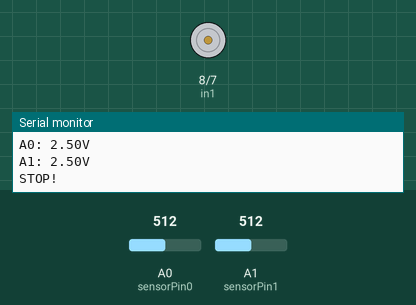
This sketch was run on a simulated Arduino Uno, built with avr-gcc and run on an emulated ATmega328P. On the bench: motor-driver pin pairs drawn as motors (green arrow = first pin HIGH = forward, orange = second pin HIGH = backward, longer = more drive, scaled by the enable pin), the last lines printed to the serial monitor. The test bench sets the inputs (shaded band); at power-on: A0 (sensorPin0) = 512, A1 (sensorPin1) = 512.

Above: at 1.8 s.
1.9 s: A0 (sensorPin0) set to 900
At 3.1 s:
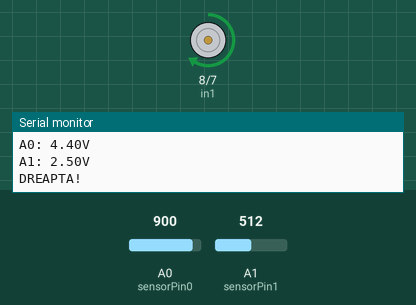
5.5 s: A0 (sensorPin0) set to 274
7.2 s: A0 (sensorPin0) set to 254
At 9.1 s:
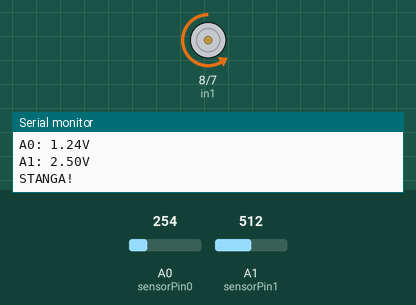
9.5 s: A0 (sensorPin0) set to 306
At 10.7 s:
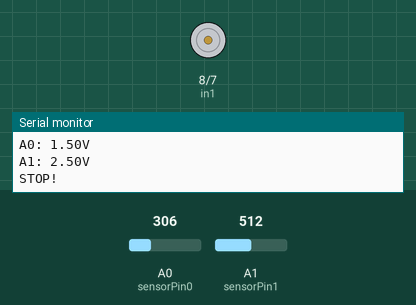
11.5 s: A0 (sensorPin0) set to 122
At 12.3 s:
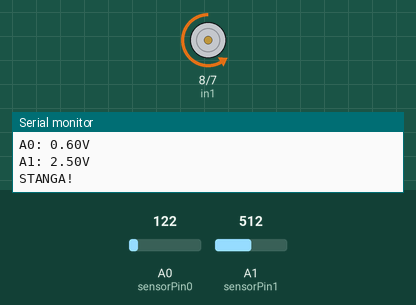
Timing chart, 0 to 15.5 s (numbered marks = the images above; inputs shaded):
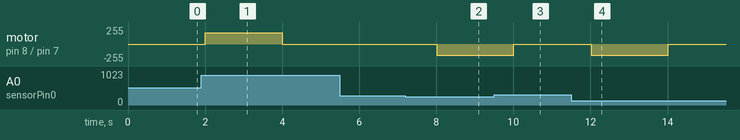

The sketch:

Miscare_panou.ino
```cpp
#define MAX_VAL 4 // Valoarea maxima a contorului ce corespunde pozitiei de +180grade a panoului solar
#define PRAG 1.20f // Valoarea in modul a pragului impus pentru miscarea panoului
#define TIMESTAMP 1000 // Cuanta de timp in milisecunde
#define SPEED 170 // Viteza motorului

int sensorPin0 = A0; // Pinul ce va primi tensiunea de la fotodioda din stanga -> pinul A0
int sensorPin1 = A1; // Pinul ce va primi tensiunea de la fotodioda din dreapta -> pinul A1

int sensorValue0; // valoarea citita de pinul A0 <=> valoarea tensiunii prin fotorezistorul din stanga
int sensorValue1; // valoarea citita de pinul A1 <=> valoarea tensiunii prin fotorezistorul din dreapta

float voltage0; // valoarea tensiunii prin fotorezistorul din stanga, convertita in volti
float voltage1; // valoarea tensiunii prin fotorezistorul din dreapta, convertita in volti

float diff; // diferenta dintre tensiunea data de fotorez din stanga si cea data de fotorez din dreapta

int contor = MAX_VAL/2; // contorul ce va exprima pozitia de la 0 la 180 grade
                        // valoarea 0 va corespunde pozitiei de 0 grade
                        // valoarea MAX_VAL va corespunde pozitiei de 180 grade

// Pinii de control pentru L298N
int enA = 9; // pinul 9
int in1 = 8; // pinul 8
int in2 = 7; // pinul 7

void setup() {

  Serial.begin(9600); // initializam seriala cu baudrate-ul specific

  // Setam toti pinii de control al L298N ca mod de operare = OUTPUT
  pinMode(enA, OUTPUT);
  pinMode(in1, OUTPUT);
  pinMode(in2, OUTPUT);
}

void loop() {

  sensorValue0 = analogRead(sensorPin0); // citim tensiunea de pe fotorez din stanga
  sensorValue1 = analogRead(sensorPin1); // citim tensiunea de pe fotorez din dreapta

  voltage0 = sensorValue0 * (5.0/1023.0); // convertim valoarea citita (tens pe fotorez din stanga), in volti
  voltage1 = sensorValue1 * (5.0/1023.0); // convertim valoarea citita (tens pe fotorez din dreapta), in volti

  // Afisam tensiunile celor doua fotorez
  Serial.print("A0: ");
  Serial.print(voltage0);
  Serial.println("V");

  Serial.print("A1: ");
  Serial.print(voltage1);
  Serial.println("V");

  // Calculam diferenta intre tensiunea care cade pe fotorez din stanga si cea care cade pe fotorez din dreapta
  diff = voltage0 - voltage1;

  // Daca diferenta trece de un anumit prag pozitiv si pozitia panoului nu a ajuns la 180 grade
  if(diff >= PRAG && contor < MAX_VAL)
  {
    Serial.println("DREAPTA!"); // Afisam string-ul "DREAPTA!" pe seriala

    // Miscam panoul catre dreapta:
    // Prin setarea starii pinului 8 la HIGH si pinului 7 la LOW, motorul se va deplasa la dreapta
    digitalWrite(in1, HIGH);
    digitalWrite(in2, LOW);
    analogWrite(enA, SPEED); // Viteza motorului

    contor++; // Crestem contorul (crestem gradele catre 180)
  }
  else if(diff <= -PRAG && contor > 0) // Daca diferenta trece de un anumit prag negativ si panoul nu este la 0 grade
  {
    Serial.println("STANGA!"); // Afisam string-ul "STANGA!" pe seriala

    // Miscam panoul catre stanga:
    // Prin setarea starii pinului 8 la LOW si pinului 7 la HIGH, motorul se va deplasa la stanga
    digitalWrite(in1, LOW);
    digitalWrite(in2, HIGH);
    analogWrite(enA, SPEED); // Viteza motorului

    contor--; // Scadem contorul (scadem gradele catre 0)
  }
  else // Daca diferenta este sub un anumit prag atat pe partea pozitiva cat si pe partea neg (in modul este mai mica decat pragul stabilit)
  {
    Serial.println("STOP!"); // Afisam string-ul "STOP!" pe seriala

    // Panoul se va opri:
    // Prin setarea starii ambilor pini la LOW, motorul se va opri
    digitalWrite(in1, LOW);
    digitalWrite(in2, LOW);
    analogWrite(enA, 0); // Setez viteza motorului la 0
  }

  delay(TIMESTAMP);
}
```

Measured:
- the behaviour switches between 267 and 266 on A0 (sensorPin0) (found by bisection; images 1 and 2)
- after the input at 1.9 s, motor on pin 8 (in1) / pin 7 (in2): stopped → forward 170/255 after 0.10 s, → stopped 2.0 s later
- after the input at 7.2 s, motor on pin 8 (in1) / pin 7 (in2): stopped → backward 170/255 after 0.81 s
- after the input at 9.5 s, motor on pin 8 (in1) / pin 7 (in2): backward 170/255 → stopped after 0.51 s
- after the input at 11.5 s, motor on pin 8 (in1) / pin 7 (in2): stopped → backward 170/255 after 0.52 s, → stopped 2.0 s later
